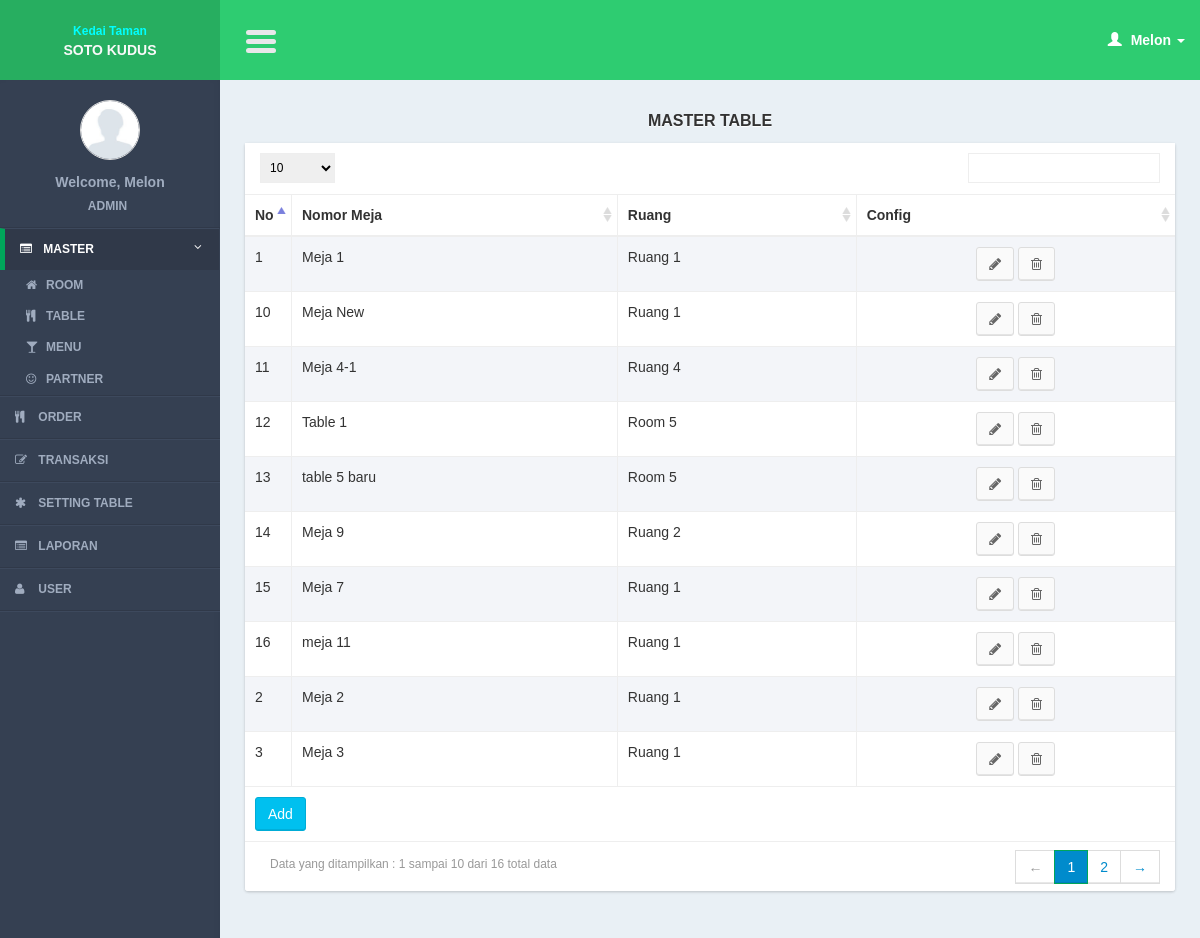
The page /controllers/master_table.php?page=list (signed in) on the database as committed earlier.
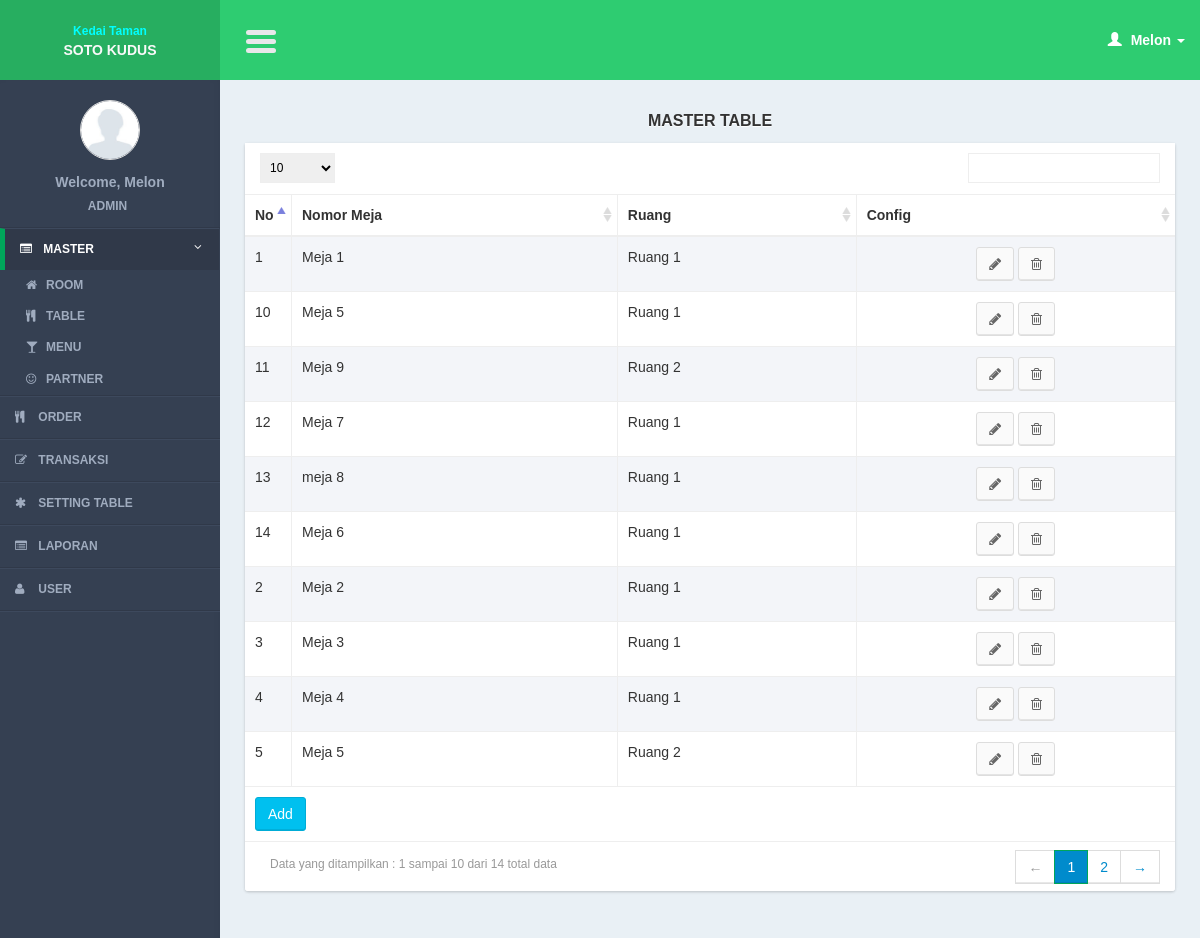
The same page on the database as committed later.
### tables this page shows
CREATE TABLE IF NOT EXISTS `tables` (
`table_id` int(11) NOT NULL,
  `building_id` int(11) NOT NULL,
  `table_name` varchar(100) NOT NULL,
  `data_x` int(11) NOT NULL,
  `data_y` int(11) NOT NULL
);

CREATE TABLE IF NOT EXISTS `buildings` (
`building_id` int(11) NOT NULL,
  `building_name` varchar(100) NOT NULL
);

### models/master_table_model.php (called while the page is built, shortened)
<?php
function select(){
	$query = mysql_query("select a.* , b.building_name as nama_gedung
							from tables a
							join buildings b on b.building_id = a.building_id
							order by table_id");
	return $query;
}
?>

### views/master_table/list.php (the view, shortened to what this page needs)
     <section class="content">
         <div class="row">
             <div class="col-xs-12">
                  <div class="title_page"> <?= $title ?></div>
                 <div class="box">
                     <div class="box-body2 table-responsive">
                         <table id="example1" class="table table-bordered table-striped">
                             <thead>
                                 <tr>
                                 <th width="5%">No</th>
                                     <th>Nomor Meja</th>
                                     <th>Ruang</th>
                                        <th>Config</th>
                                 </tr>
                             </thead>
                             <tbody>
                                 <?php
                                $no = 1;
  while($row = mysql_fetch_array($query)){
                                 ?>
                                 <tr>
                                 <td><?= $no?></td>
                                    <td><?= $row['table_name']?></td>
                                     <td><?php echo $row['nama_gedung']?></td>
                                   <td style="text-align:center;">
                                         <a href="master_table.php?page=form&id=<?= $row['table_id']?>" class="btn btn-default" ><i class="fa fa-pencil"></i></a>
                                         <a href="javascript:void(0)" onclick="confirm_delete(<?= $row['table_id']; ?>,'master_table.php?page=delete&id=')" class="btn btn-default" ><i class="fa fa-trash-o"></i></a>
                                     </td>
                                 </tr>
                                 <?php
$no++;
                                 }
                                 ?>
                             </tbody>
                               <tfoot>
                                 <tr>
                                     <td colspan="10"><a href="<?= $add_button ?>" class="btn btn-info " >Add</a></td>
                                 </tr>
                             </tfoot>
                         </table>
                     </div>
                 </div>
             </div>
         </div>
     </section>

Rows that differ between the two databases and show on the page:
no longer on this page (row unchanged): tables: table_name "Meja 4-1", building.building_name "Ruang 4"
no longer on this page (row unchanged): tables: table_name "Table 1", building.building_name "Room 5"
no longer on this page (row unchanged): tables: table_name "table 5 baru", building.building_name "Room 5"
now on this page (row edited): tables: table_name "Meja 4", building.building_name "Ruang 1"
now on this page (row edited): tables: table_name "Meja 5", building.building_name "Ruang 2"
changed tables (number 6 of 10 on the later page): table_name "Meja New" → "Meja 5"
changed tables: table_name "meja 11" → "meja 8"
added tables: table_name "Meja 6", building.building_name "Ruang 1"
Other text that changed with them:
text written by a page script: "Data yang ditampilkan : 1 sampai 10 dari 16 total data ← 1 2 →" → "Data yang ditampilkan : 1 sampai 10 dari 14 total data ← 1 2 →"
